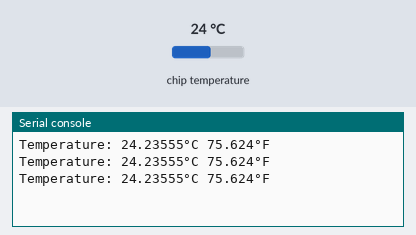
The program below on a simulated Raspberry Pi Pico running MicroPython. Parts: the last lines printed to the serial console. The test bench sets the inputs (shaded band); at power-on: chip temperature 24 °C.

Above: at 1.2 s.
1.3 s: chip temperature set to 1 °C
At 1.9 s:
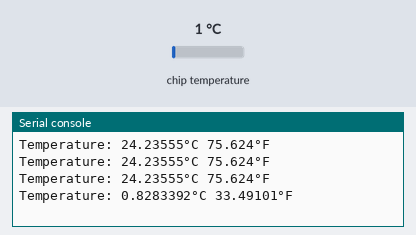
2.8 s: chip temperature set to 11 °C
At 3.4 s:
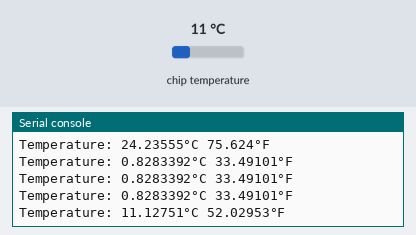
Timing chart, 0 to 5.8 s (numbered marks = the images above; inputs shaded):
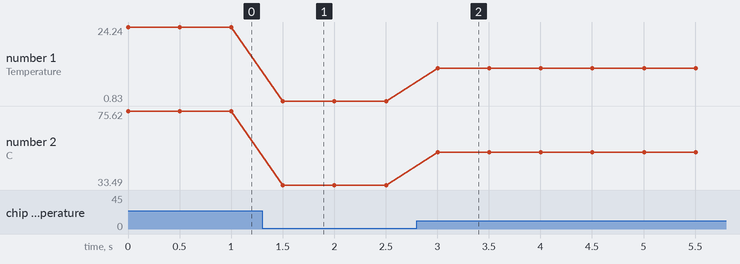

Measured:
- after the input at 1.3 s, the serial console: prints a new line after 0.20 s (image 1)
- after the input at 2.8 s, the serial console: prints a new line after 0.20 s (image 2)
- plotted number 1: 24.24 → 0.83 after the input at 1.3 s, 0.83 → 11.13 after the input at 2.8 s
- plotted number 2: 75.62 → 33.49 after the input at 1.3 s, 33.49 → 52.03 after the input at 2.8 s

The program:

read_temp.py
```python
from machine import ADC
import time
adc = machine.ADC(4)
while True:
    ADC_voltage = adc.read_u16() * (3.3 / (65535))
    temperature_celcius = 27 - (ADC_voltage - 0.706)/0.001721
    temp_fahrenheit=32+(1.8*temperature_celcius)
    print("Temperature: {}°C {}°F".format(temperature_celcius,temp_fahrenheit))
    time.sleep_ms(500)
```
